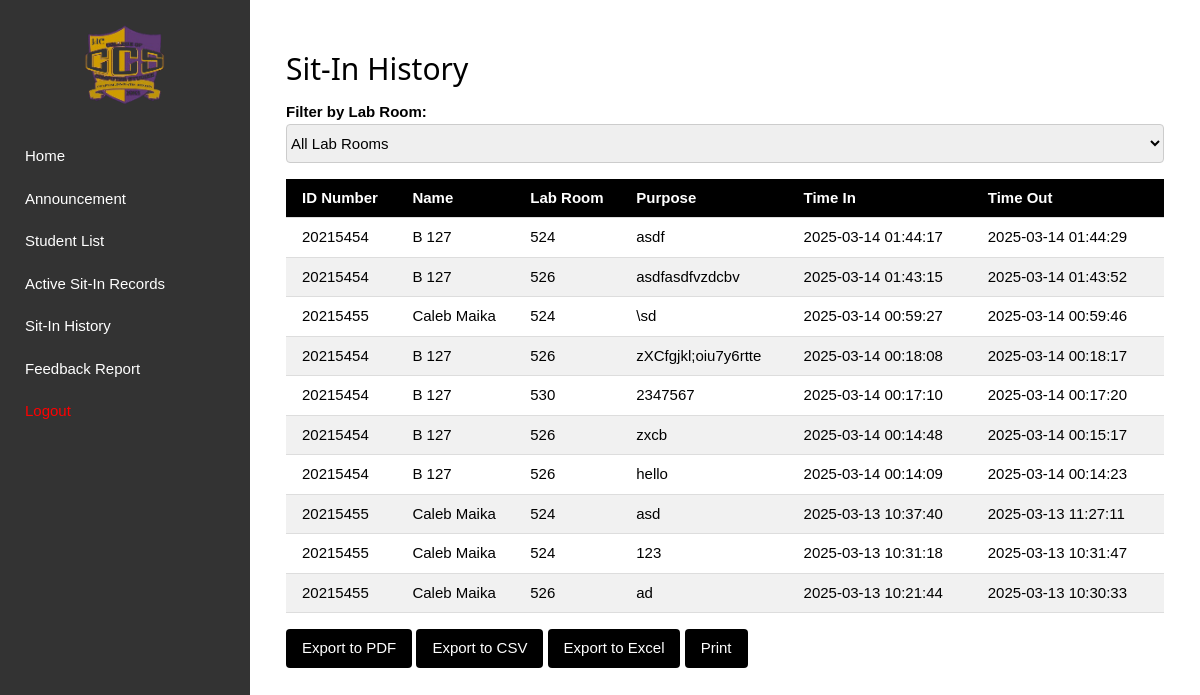
Before: /admin/sit_in_history (signed in) with the older database file.
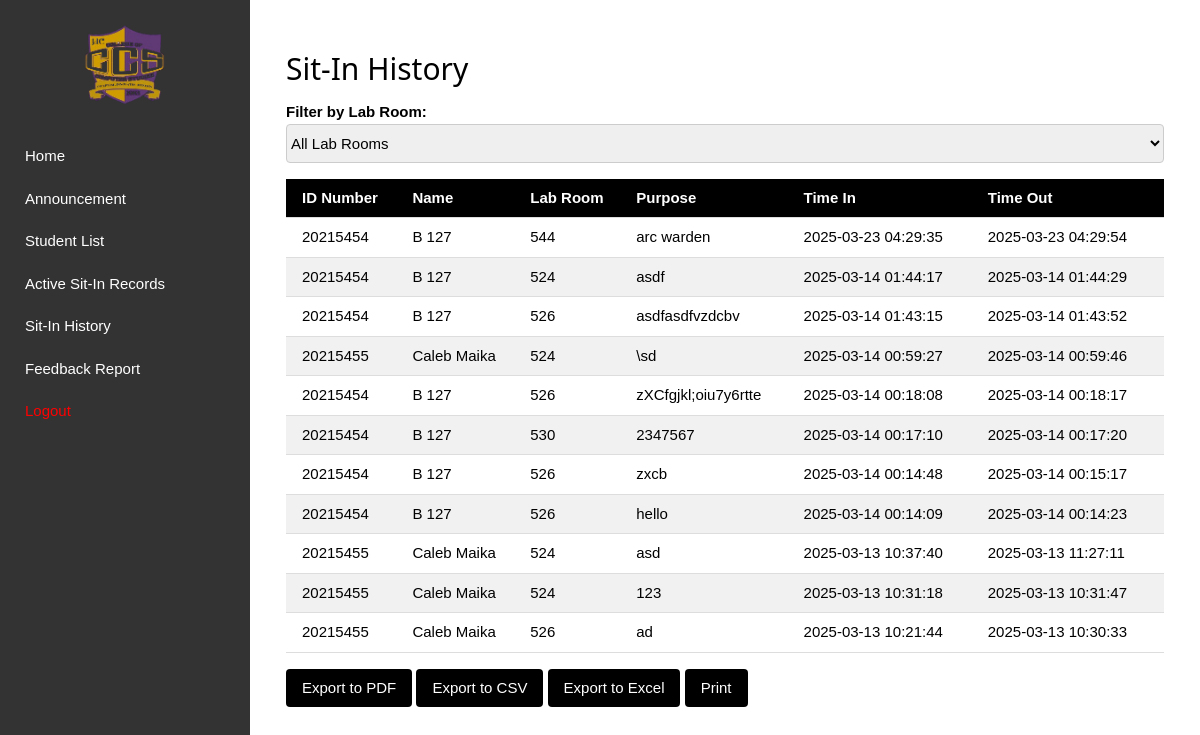
After: the same page with the newer database file.
### tables this page shows
CREATE TABLE sit_in_records(
id integer primary key autoincrement,
student_idno integer,
lab_room text,
purpose text,
sit_in_time timestamp default current_timestamp, time_out timestamp, feedback TEXT,
foreign key (student_idno) references registration(idno));

CREATE TABLE registration(
IDNO int primary key,
Lastname text,
Firstname text,
Midname text,
Course varchar(8),
Year_level varchar(1),
email text,
username text unique,
password text, address text, sessions INTEGER DEFAULT 30, profile_pic TEXT);

### main.py (the view)
@app.route('/admin/sit_in_history')
def admin_sit_in_history():
    if 'admin_username' not in session:
        flash("You must log in as an admin to access this page.", "error")
        return redirect(url_for('admin_login'))
    conn = get_db()
    cursor = conn.cursor()
    cursor.execute("""
        SELECT sit_in_records.*, registration.Firstname, registration.Midname, registration.Lastname
        FROM sit_in_records
        JOIN registration ON sit_in_records.student_idno = registration.IDNO
        ORDER BY sit_in_records.sit_in_time DESC
    """)
    sit_in_records = cursor.fetchall()
    close_db(conn)
    return render_template('admin_sit_in_history.html', sit_in_records=sit_in_records)

### main.py (called while the page is built)
def get_db():
    conn = sqlite3.connect(DATABASE)
    conn.row_factory = sqlite3.Row
    return conn

@app.after_request
def after_request(response):
    response.headers['Cache-Control'] = 'no-cache, no-store, must-revalidate'
    return response

### templates/admin_sit_in_history.html (shortened to what this page needs)
{% extends 'admin_base.html' %}
{% block content %}
<div class="w3-container w3-margin-top">
    <h2>Sit-In History</h2>
    <div class="w3-margin-bottom">
        <label for="lab_room_filter"><strong>Filter by Lab Room:</strong></label>
        <select id="lab_room_filter" class="w3-select w3-border w3-round" onchange="filterTable()">
            <option value="all">All Lab Rooms</option>
        </select>
    </div>
    <table id="sit_in_table" class="w3-table w3-bordered w3-striped">
        <thead>
            <tr class="w3-black">
                <th>ID Number</th>
                <th>Name</th>
                <th>Lab Room</th>
                <th>Purpose</th>
                <th>Time In</th>
                <th>Time Out</th>
            </tr>
        </thead>
        <tbody>
            {% for record in sit_in_records %}
            <tr data-lab-room="{{ record.lab_room }}">
                <td>{{ record.student_idno }}</td>
                <td>{{ record.Firstname }} {{ record.Midname }} {{ record.Lastname }}</td>
                <td>{{ record.lab_room }}</td>
                <td>{{ record.purpose }}</td>
                <td>{{ record.sit_in_time }}</td>
                <td>{{ record.time_out if record.time_out else 'Active' }}</td>
            </tr>
            {% endfor %}
        </tbody>
    </table>
    <div class="w3-margin-top">
        <button onclick="exportToPDF()" class="w3-button w3-black w3-round">Export to PDF</button>
        <button onclick="exportToCSV()" class="w3-button w3-black w3-round">Export to CSV</button>
        <button onclick="exportToExcel()" class="w3-button w3-black w3-round">Export to Excel</button>
        <button onclick="printTable()" class="w3-button w3-black w3-round">Print</button>
    </div>
</div>
{% endblock %}

### templates/admin_base.html (shortened to what this page needs)
<!DOCTYPE html>
<html lang="en">
<head>
    <link rel="stylesheet" href="{{ url_for('static', filename='css/style.css') }}">
</head>
<body>
    <div class="sidebar" id="sidebar">
        <div class="w3-center">
            <img src="{{ url_for('static', filename='img/ccslogo.png') }}" alt="Logo"
                style="max-width: 100px; margin-bottom: 20px;">
        </div>
        <a href="{{ url_for('admin_dashboard') }}">Home</a>
        <a href="{{ url_for('admin_announcement') }}">Announcement</a>
        <a href="{{ url_for('admin_studentlist') }}">Student List</a>
        <a href="{{ url_for('current_sit_in_records') }}" >Active Sit-In Records</a>
        <a href="{{ url_for('admin_sit_in_history') }}">Sit-In History</a>
        <a href="{{ url_for('admin_feedback_report') }}">Feedback Report</a>
        <a href="{{ url_for('admin_login') }}" style="color: red;">Logout</a>
    </div>
    <div class="content">
        {% block content %}
        {% endblock %}
    </div>
</body>
</html>

### static/css/style.css (style rules this page uses)
html { box-sizing: border-box; }
*, *:before, *:after { box-sizing: inherit; }
html { -ms-text-size-adjust: 100%; -webkit-text-size-adjust: 100%; }
body { margin: 0; }
a { background-color: transparent; }
b, strong { font-weight: bolder; }
img { border-style: none; }
button, input, select, textarea, optgroup { font: inherit; margin: 0; }
button, input { overflow: visible; }
button, select { text-transform: none; }
button, [type="button"], [type="reset"], [type="submit"] { -webkit-appearance: button; }
html, body { font-family: Verdana, sans-serif; font-size: 15px; line-height: 1.5; }
html { overflow-x: hidden; }
h2 { font-size: 30px; }
h1, h2, h3, h4, h5, h6 { font-family: "Segoe UI", Arial, sans-serif; font-weight: 400; margin: 10px 0; }
img { vertical-align: middle; }
a { color: inherit; }
.w3-table, .w3-table-all { border-collapse: collapse; border-spacing: 0; width: 100%; display: table; }
.w3-bordered tr, .w3-table-all tr { border-bottom: 1px solid #ddd; }
.w3-striped tbody tr:nth-child(even) { background-color: #f1f1f1; }
.w3-table td, .w3-table th, .w3-table-all td, .w3-table-all th { padding: 8px 8px; display: table-cell; text-align: left; vertical-align: top; }
.w3-table th:first-child, .w3-table td:first-child, .w3-table-all th:first-child, .w3-table-all td:first-child { padding-left: 16px; }
.w3-btn, .w3-button { border: none; display: inline-block; padding: 8px 16px; vertical-align: middle; overflow: hidden; text-decoration: none; color: inherit; background-color: inherit; text-align: center; cursor: pointer; white-space: nowrap; }
.w3-btn, .w3-button { -webkit-touch-callout: none; -webkit-user-select: none; -khtml-user-select: none; -moz-user-select: none; -ms-user-select: none; user-select: none; }
.w3-select { padding: 9px 0; width: 100%; border: none; border-bottom: 1px solid #ccc; }
.w3-container:after, .w3-container:before, .w3-panel:after, .w3-panel:before, .w3-row:after, .w3-row:before, .w3-row-padding:after, .w3-row-padding:before, .w3-cell-row:before, .w3-cell-row:after, .w3-clear:after, .w3-clear:before, .w3-bar:before, .w3-bar:after { content: ""; display: table; clear: both; }
.w3-round, .w3-round-medium { border-radius: 4px; }
.w3-container, .w3-panel { padding: 0.01em 16px; }
.w3-center { text-align: center !important; }
.w3-border { border: 1px solid #ccc !important; }
.w3-margin-top { margin-top: 16px !important; }
.w3-margin-bottom { margin-bottom: 16px !important; }
.w3-black, .w3-hover-black:hover { color: #fff !important; background-color: #000 !important; }

### templates/admin_base.html (style rules this page uses)
body { display: flex; margin: 0; font-family: Arial, sans-serif; }
.sidebar { width: 250px; height: 100vh; background-color: #333; color: white; position: fixed; left: 0; top: 0; padding: 15px; transition: 0.3s; }
.sidebar a { display: block; color: white; padding: 10px; text-decoration: none; transition: 0.3s; }
.content { margin-left: 250px; padding: 20px; width: 100%; transition: 0.3s; }

Changed rows visible on the page:
added sit_in_records: student_idno "20215454", Firstname "B", Lastname "127", lab_room "544", purpose "arc warden", sit_in_time "2025-03-23 04:29:35", time_out "2025-03-23 04:29:54"
